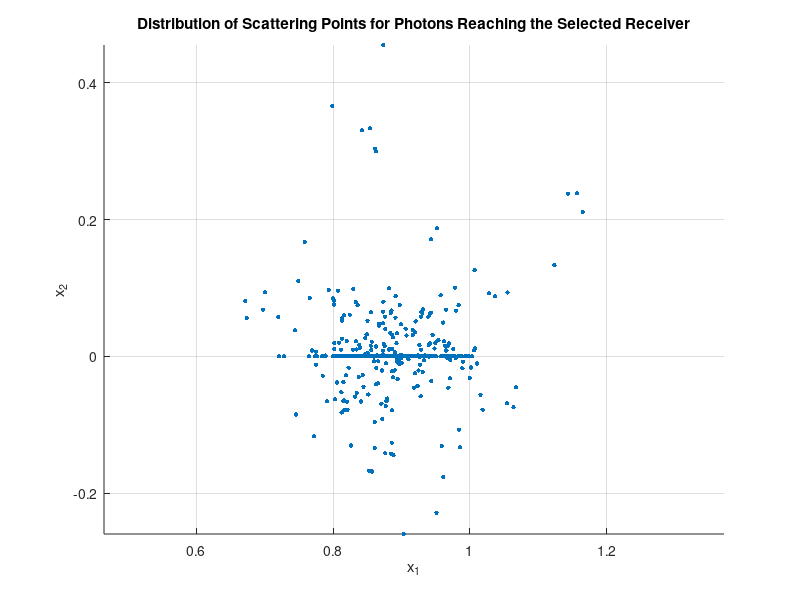
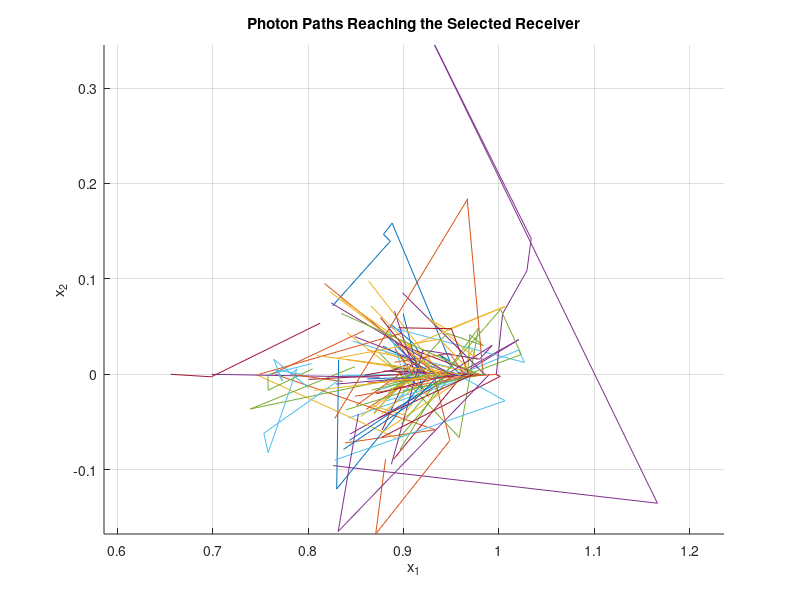
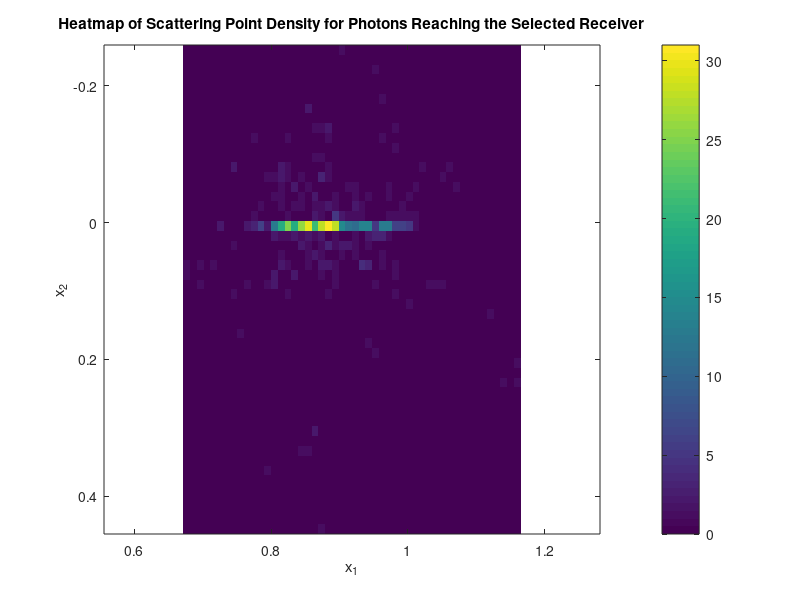

Here is the MATLAB script that generated these plots, in order: (Note: this script raises an error after producing the figures.)
mu = 10; % Combined absorption and scattering coefficient
lambda = 1 / mu; % Mean free path
x0 = 0.5; % Position of the inclusion center
r = 0.2; % Radius of the inclusion
mu1 = 3; % Absorption coefficient inside inclusion
mu2 = 1; % Absorption coefficient outside inclusion
x_s = [1, 0]; % Source position on the boundary
rcv_int = [0.8, 0.9]; % Interval representing the receiver position
num_photons = 1000;% Number of photons to simulate
sctr_pt = [];% Arrays to store photon scattering points that reach the receiver
% Run the simulation for each photon
for photon_idx = 1:num_photons
    pc = x_s;
    vc = -x_s / norm(x_s); % Unit normal direction towards the interior
    absorbed = false;
    phtn_pth = [];
    while ~absorbed
        % Draw random step length s from exponential distribution
        s = -log(rand) / mu;
        pc = pc + s * vc;
        phtn_pth = [phtn_pth; pc];
        
        % Check if photon reaches the receiver interval
        if pc(1) >= rcv_int(1) && pc(1) <= rcv_int(2) && abs(pc(2)) < 0.1
            sctr_pt = [sctr_pt; phtn_pth]; 
            break;
        end    
        % Decide whether scattering or absorption occurs
        if rand < mu1 / mu
            absorbed = true; 
        else
            theta = 2 * pi * rand;% Update direction
            vc = [cos(theta), sin(theta)];
        end
    end
end
figure;
scatter(sctr_pt(:, 1), sctr_pt(:, 2), 10, 'filled');
xlabel('x_1');
ylabel('x_2');
title('Distribution of Scattering Points for Photons Reaching the Selected Receiver');
axis equal;
grid on;
figure;
hold on;
for photon_idx = 1:num_photons
    pc = x_s;
    vc = -x_s / norm(x_s);
    phtn_pth = [];
    absorbed = false;
    while ~absorbed
        s = -log(rand) / mu;% Draw random step length s from exponential distribution
        pc = pc + s * vc;
        phtn_pth = [phtn_pth; pc];
        % Check if photon reaches the receiver interval
        if pc(1) >= rcv_int(1) && pc(1) <= rcv_int(2) && abs(pc(2)) < 0.1
            plot(phtn_pth(:, 1), phtn_pth(:, 2), '-');
            break;
        end    
        % Decide whether scattering or absorption occurs
        if rand < mu1 / mu
            absorbed = true; 
        else
            % Update direction 
            theta = 2 * pi * rand;
            vc = [cos(theta), sin(theta)];
        end
    end
end
xlabel('x_1');
ylabel('x_2');
title('Photon Paths Reaching the Selected Receiver');
axis equal;
grid on;
hold off;
figure;
nbins = 50;
[N, C] = hist3(sctr_pt, [nbins, nbins]);
imagesc(C{1}, C{2}, N');
colorbar;
xlabel('x_1');
ylabel('x_2');
title('Heatmap of Scattering Point Density for Photons Reaching the Selected Receiver');
axis equal;
figure;
distances = sqrt(sctr_pt(:, 1).^2 + sctr_pt(:, 2).^2);
histogram(distances, 30);
xlabel('Distance from Source (units)');
ylabel('Frequency');
title('Histogram of Distances Traveled by Photons Reaching the Receiver');
grid on;




